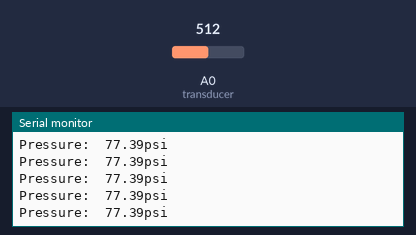
Simulated run of this sketch. Board: Arduino Uno, built with avr-gcc and run on an emulated ATmega328P. Shown: the last lines printed to the serial monitor. The test bench sets the inputs (shaded band); at power-on: A0 (transducer) = 512.

Above: at 1.2 s.
1.3 s: A0 (transducer) set to 625
At 2.0 s:
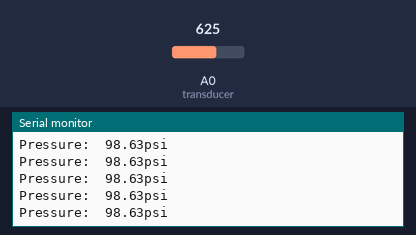
4.3 s: A0 (transducer) set to 642
At 5.1 s:
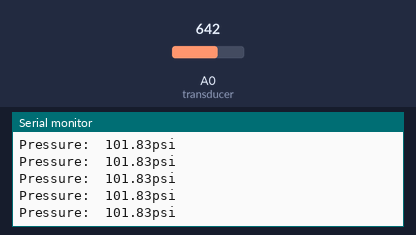
Timing chart, 0 to 7.3 s (numbered marks = the images above; inputs shaded):
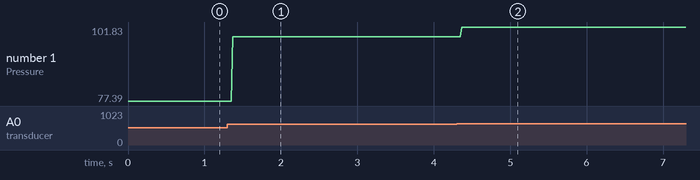

The sketch:

pressure_transducer.ino
```cpp
/*  Pressure transducer testing code
    Queen's Hyperloop Design Team
    A0 pin to pressure sensor, using 5V and ground
    Adjust the SLOPE and BIAS to map the data
*/

// adjust these values for calibration


//BIAS 1 for 1/8 inch
//const float SLOPE = 0.125;
//const float BIAS = -1.078 * 1024 / 5;
//const float BIAS = -0.5 * 1024 / 5;

//BIAS 2/3 for 1/4 inch
const float SLOPE = 0.188;
const float BIAS = -0.49 * 1024 / 5;

//BIAS 4 for 1/8 inch
//const float BIAS = -1.078 * 1024 / 5;

int transducer = A0;

float pressure;

void setup() {
  // put your setup code here, to run once:
  pinMode(transducer, INPUT);

  Serial.begin(9600); // set up a serial monitor for writing analog values
}

void loop()
{
  // put your main code here, to run repeatedly:
  pressure = SLOPE * ((float)analogRead(transducer) + BIAS) ;
  Serial.print("Pressure");
  Serial.print(":\t");
  Serial.print(pressure);
  Serial.print("psi");
  Serial.println();
}
```

Measured:
- after the input at 1.3 s, the serial monitor: prints a new line after 0.07 s (image 1)
- after the input at 4.3 s, the serial monitor: prints a new line after 0.07 s (image 2)
- plotted number 1: 77.39 → 98.63 after the input at 1.3 s, 98.63 → 101.83 after the input at 4.3 s
